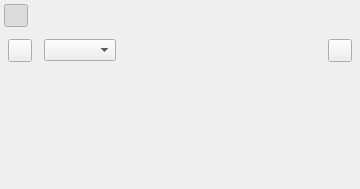
<?xml version="1.0" encoding="UTF-8"?>
<ui version="4.0">
 <class>ColorPicker</class>
 <widget class="QWidget" name="ColorPicker">
  <property name="geometry">
   <rect>
    <x>0</x>
    <y>0</y>
    <width>360</width>
    <height>189</height>
   </rect>
  </property>
  <property name="minimumSize">
   <size>
    <width>360</width>
    <height>0</height>
   </size>
  </property>
  <property name="maximumSize">
   <size>
    <width>360</width>
    <height>16777215</height>
   </size>
  </property>
  <layout class="QVBoxLayout" name="verticalLayout">
   <property name="spacing">
    <number>0</number>
   </property>
   <property name="leftMargin">
    <number>0</number>
   </property>
   <property name="topMargin">
    <number>0</number>
   </property>
   <property name="rightMargin">
    <number>0</number>
   </property>
   <property name="bottomMargin">
    <number>0</number>
   </property>
   <item>
    <layout class="QHBoxLayout" name="layoutButtons">
     <property name="spacing">
      <number>4</number>
     </property>
     <property name="leftMargin">
      <number>4</number>
     </property>
     <property name="topMargin">
      <number>4</number>
     </property>
     <property name="rightMargin">
      <number>4</number>
     </property>
     <property name="bottomMargin">
      <number>4</number>
     </property>
     <item>
      <widget class="QToolButton" name="buttonSolid">
       <property name="text">
        <string/>
       </property>
       <property name="checkable">
        <bool>true</bool>
       </property>
       <property name="checked">
        <bool>true</bool>
       </property>
       <property name="autoRaise">
        <bool>true</bool>
       </property>
      </widget>
     </item>
     <item>
      <widget class="QToolButton" name="buttonGradient">
       <property name="text">
        <string/>
       </property>
       <property name="checkable">
        <bool>true</bool>
       </property>
       <property name="autoRaise">
        <bool>true</bool>
       </property>
      </widget>
     </item>
     <item>
      <widget class="QToolButton" name="buttonHatch">
       <property name="text">
        <string/>
       </property>
       <property name="checkable">
        <bool>true</bool>
       </property>
       <property name="autoRaise">
        <bool>true</bool>
       </property>
      </widget>
     </item>
     <item>
      <widget class="QToolButton" name="buttonPattern">
       <property name="text">
        <string/>
       </property>
       <property name="checkable">
        <bool>true</bool>
       </property>
       <property name="autoRaise">
        <bool>true</bool>
       </property>
      </widget>
     </item>
     <item>
      <spacer name="horizontalSpacer">
       <property name="orientation">
        <enum>Qt::Horizontal</enum>
       </property>
       <property name="sizeHint" stdset="0">
        <size>
         <width>0</width>
         <height>0</height>
        </size>
       </property>
      </spacer>
     </item>
    </layout>
   </item>
   <item>
    <layout class="QHBoxLayout" name="horizontalLayout">
     <property name="spacing">
      <number>4</number>
     </property>
     <property name="leftMargin">
      <number>8</number>
     </property>
     <property name="topMargin">
      <number>8</number>
     </property>
     <property name="rightMargin">
      <number>8</number>
     </property>
     <property name="bottomMargin">
      <number>8</number>
     </property>
     <item>
      <widget class="ColorButton" name="buttonPreview">
       <property name="text">
        <string/>
       </property>
      </widget>
     </item>
     <item>
      <spacer name="horizontalSpacer_3">
       <property name="orientation">
        <enum>Qt::Horizontal</enum>
       </property>
       <property name="sizeType">
        <enum>QSizePolicy::Fixed</enum>
       </property>
       <property name="sizeHint" stdset="0">
        <size>
         <width>8</width>
         <height>0</height>
        </size>
       </property>
      </spacer>
     </item>
     <item>
      <widget class="QComboBox" name="comboType"/>
     </item>
     <item>
      <spacer name="horizontalSpacer_2">
       <property name="orientation">
        <enum>Qt::Horizontal</enum>
       </property>
       <property name="sizeHint" stdset="0">
        <size>
         <width>40</width>
         <height>20</height>
        </size>
       </property>
      </spacer>
     </item>
     <item>
      <widget class="QToolButton" name="buttonMenu">
       <property name="text">
        <string/>
       </property>
       <property name="popupMode">
        <enum>QToolButton::InstantPopup</enum>
       </property>
      </widget>
     </item>
    </layout>
   </item>
   <item>
    <widget class="StackedContainer" name="stack">
     <widget class="ColorPickerColor" name="colorEdit"/>
     <widget class="ColorPickerGradient" name="gradientEdit"/>
     <widget class="ColorPickerHatch" name="hatchEdit"/>
     <widget class="ColorPickerPattern" name="patternEdit"/>
    </widget>
   </item>
  </layout>
 </widget>
 <customwidgets>
  <customwidget>
   <class>ColorButton</class>
   <extends>QToolButton</extends>
   <header>ui/widgets/color_button.h</header>
  </customwidget>
  <customwidget>
   <class>StackedContainer</class>
   <extends>QStackedWidget</extends>
   <header>ui/widgets/stacked_container.h</header>
   <container>1</container>
  </customwidget>
  <customwidget>
   <class>ColorPickerColor</class>
   <extends>QWidget</extends>
   <header>ui/colorpicker/colorpicker_color.h</header>
   <container>1</container>
  </customwidget>
  <customwidget>
   <class>ColorPickerGradient</class>
   <extends>QWidget</extends>
   <header>ui/colorpicker/colorpicker_gradient.h</header>
   <container>1</container>
  </customwidget>
  <customwidget>
   <class>ColorPickerHatch</class>
   <extends>QWidget</extends>
   <header>ui/colorpicker/colorpicker_hatch.h</header>
   <container>1</container>
  </customwidget>
  <customwidget>
   <class>ColorPickerPattern</class>
   <extends>QWidget</extends>
   <header>ui/colorpicker/colorpicker_pattern.h</header>
   <container>1</container>
  </customwidget>
 </customwidgets>
 <resources/>
 <connections/>
</ui>
